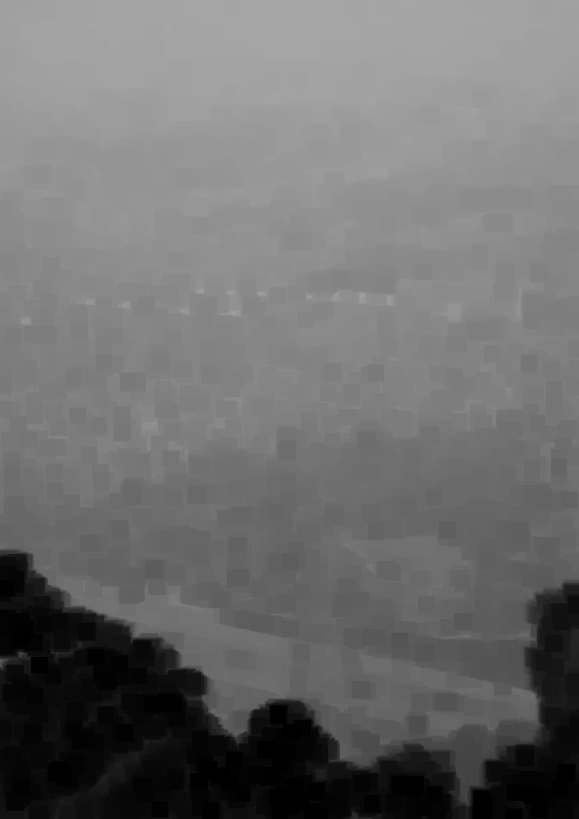
#> input picture darktest.jpg, 579 x 819 px
$ python our_impl_old.py darktest.jpg   (older library calls are emulated)
#> lines starting #> are read from the running program, lines starting #| are printed output that depends on the picture
import numpy as np
import cv2
import sys
import heapq


def Guidedfilter(im,p,r,eps):
    mean_I = cv2.boxFilter(im,cv2.CV_64F,(r,r))
    mean_p = cv2.boxFilter(p, cv2.CV_64F,(r,r))
    mean_Ip = cv2.boxFilter(im*p,cv2.CV_64F,(r,r))
    cov_Ip = mean_Ip - mean_I*mean_p

    mean_II = cv2.boxFilter(im*im,cv2.CV_64F,(r,r))
    var_I   = mean_II - mean_I*mean_I

    a = cov_Ip/(var_I + eps)
    b = mean_p - a*mean_I

    mean_a = cv2.boxFilter(a,cv2.CV_64F,(r,r))
    mean_b = cv2.boxFilter(b,cv2.CV_64F,(r,r))

    q = mean_a*im + mean_b
    return q

def TransmissionRefine(im,et):
    gray = cv2.cvtColor(im,cv2.COLOR_BGR2GRAY)
    gray = np.float64(gray)/255
    r = 60
    eps = 0.0001
    t = Guidedfilter(gray,et,r,eps)

    return t

file_name = sys.argv[1]

src = cv2.imread(file_name, cv2.IMREAD_COLOR)
#> src is the input picture: shape (819, 579, 3); min 0, max 166, mean 109.7
I = src.astype("float64")/255

#print(I[500:550, 500:550, :])

(h, w, n_colors) = I.shape
#> h = 819; w = 579; n_colors = 3
dark = np.zeros([h, w])
PATCH_SIZE = 3 #must be an odd numebr

step = PATCH_SIZE // 2

num_pixels = h * w
#> num_pixels = 474201
topvalues = max(num_pixels // 10000, 10)
#> topvalues = 47

HEAP = []
for i in range(h):
	for j in range(w):
		left_limit = max(j - step, 0)
		right_limit = min(j + step, w-1)
		top_limit = max(i - step, 0)
		bottom_limit = min(i+step, h-1)
		B = I[top_limit:bottom_limit, left_limit:right_limit, 0]
		G = I[top_limit:bottom_limit, left_limit:right_limit, 1]
		R = I[top_limit:bottom_limit, left_limit:right_limit, 2]

		min_color = np.minimum(np.minimum(B, G), R)
		min_val = np.min(min_color)
		dark[i, j] = min_val
		if len(HEAP) == topvalues:
			if HEAP[0][0] < min_val:
				heapq.heappop(HEAP)
				heapq.heappush(HEAP, (min_val, i, j))
		else:
			heapq.heappush(HEAP, (min_val, i, j))


#ATM_LIGHT = max((sum(I[i, j, :]) for _, i, j in HEAP))
max_val = -1
#optimization: only need to check n/2 leaves, because leaves of a heap contain the max value
#ATM_LIGHT = np.zeros([1, 3])
for _, i, j in HEAP:
	sm = sum(I[i, j, :])
	if sm > max_val:
		max_val = sm
		ATM_LIGHT = I[i, j, :]
#> this loop made 47 passes
#> (i, j, max_val, ATM_LIGHT) on pass 1: (0, 281, 1.95, [0.651, 0.651, 0.651])
#> (i, j) on passes 2 to 7: (0, 282), (0, 283), (0, 288), (0, 284), (0, 292), (0, 286)
#> after the loop, max_val = 1.95


#transmission
omega = 0.75
temp_I = np.empty(I.shape,I.dtype)
for i in range(3):
	temp_I[:, :, i] = I[:, :, i]/ATM_LIGHT[i]
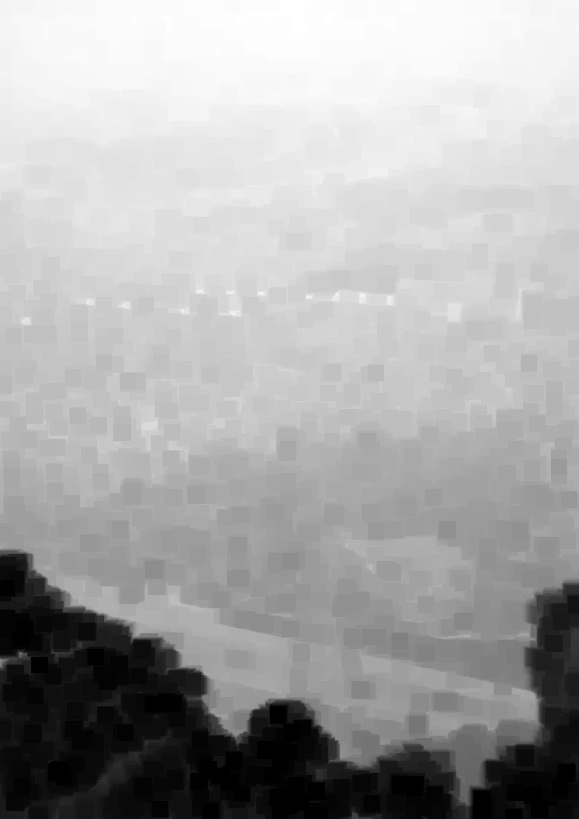
#> temp_I: shape (819, 579, 3) float64; min 0, max 1, mean 0.661

dark_trans = np.zeros([h, w])
for i in range(h):
	for j in range(w):
		left_limit = max(j - step, 0)
		right_limit = min(j + step, w-1)
		top_limit = max(i - step, 0)
		bottom_limit = min(i+step, h-1)
		B = temp_I[top_limit:bottom_limit, left_limit:right_limit, 0]
		G = temp_I[top_limit:bottom_limit, left_limit:right_limit, 1]
		R = temp_I[top_limit:bottom_limit, left_limit:right_limit, 2]

		min_color = np.minimum(np.minimum(B, G), R)
		min_val = np.min(min_color)
		dark_trans[i, j] = min_val

transmission = 1 - omega*dark_trans
t0 = 0.1
#ATM_LIGHT = np.array([ATM_LIGHT])

#scene_radiance = ( I - ATM_LIGHT ) / cv2.max(t0, transmission )  + ATM_LIGHT
transmission = TransmissionRefine(src, transmission)
#> in Guidedfilter, `var_I   = mean_II - mean_I*mean_I`:
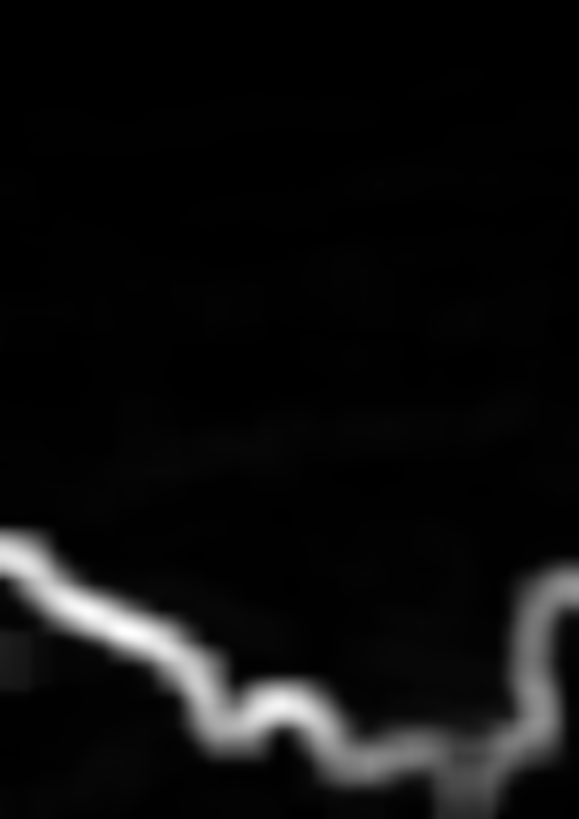
#> var_I: shape (819, 579) float64; min 1.19e-06, max 0.0319, mean 0.00179; drawn with min black and max white
#> in Guidedfilter, `mean_a = cv2.boxFilter(a,cv2.CV_64F,(r,r))`:
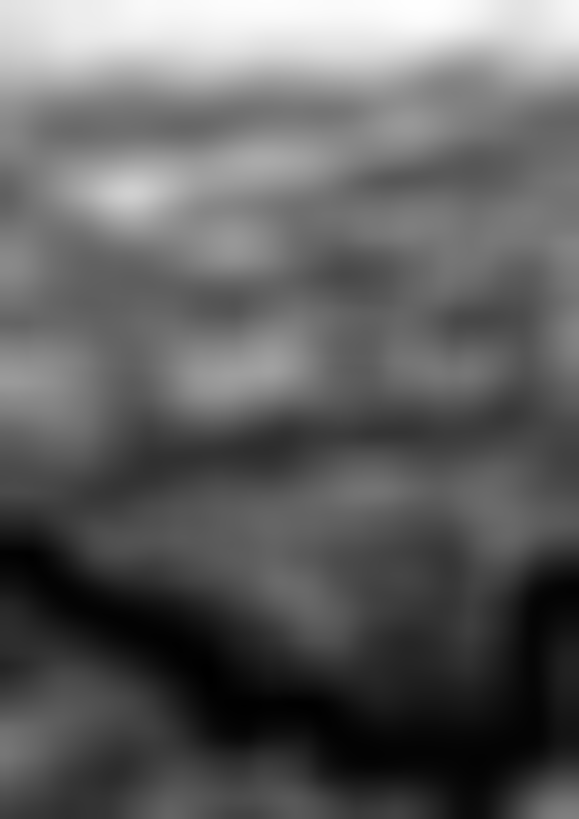
#> mean_a: shape (819, 579) float64; min -1.15, max -0.0272, mean -0.727; drawn with min black and max white
#> in Guidedfilter, `mean_b = cv2.boxFilter(b,cv2.CV_64F,(r,r))`:
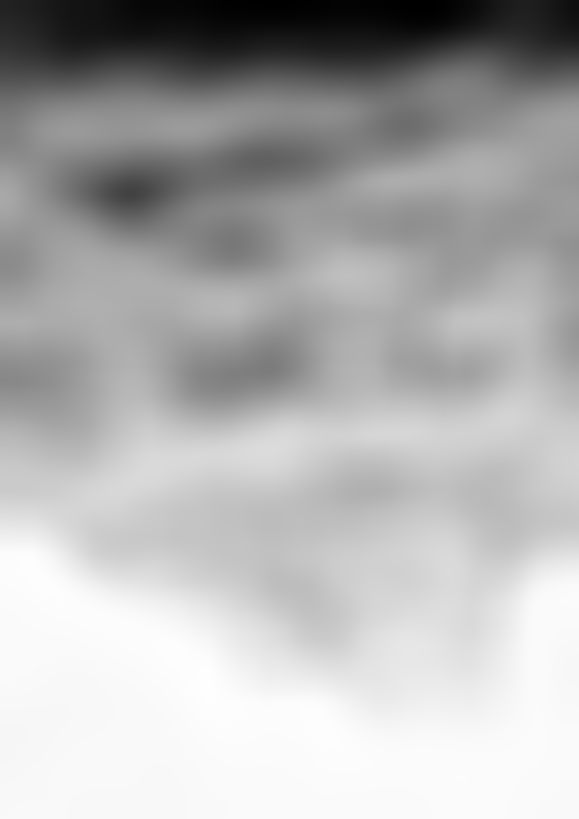
#> mean_b: shape (819, 579) float64; min 0.276, max 1.01, mean 0.786; drawn with min black and max white
#> in Guidedfilter, `q = mean_a*im + mean_b`:
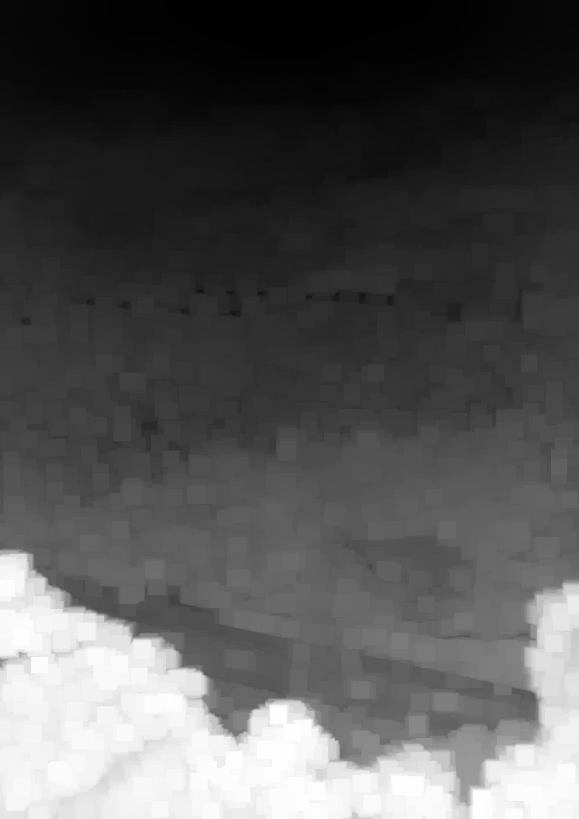
#> q: shape (819, 579) float64; min 0.253, max 1, mean 0.506; drawn with min black and max white

scene_radiance = np.empty(I.shape, I.dtype)
for i in range(0,3):
	scene_radiance[:,:,i] = (I[:,:,i]-ATM_LIGHT[i])/transmission + ATM_LIGHT[i]
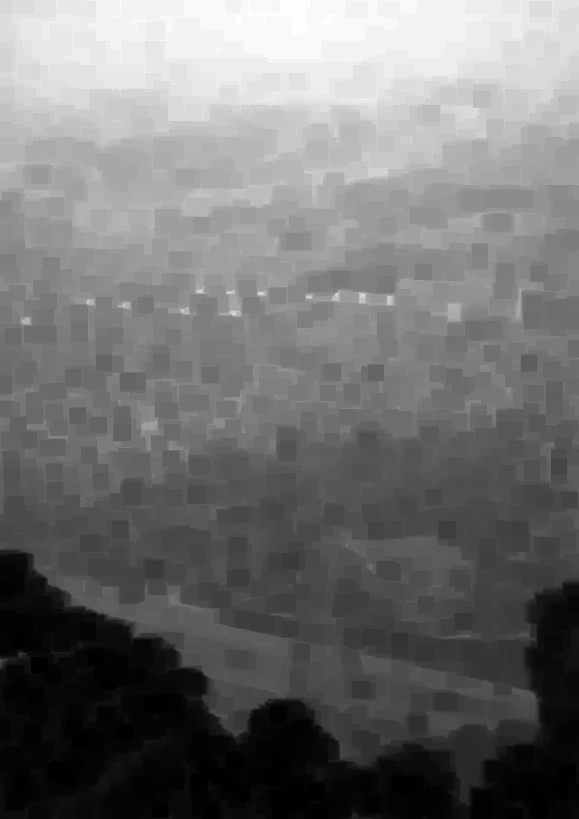
#> scene_radiance: shape (819, 579, 3) float64; min -0.00536, max 0.651, mean 0.287; drawn with min black and max white

scene_radiance_e = scene_radiance + 0.04
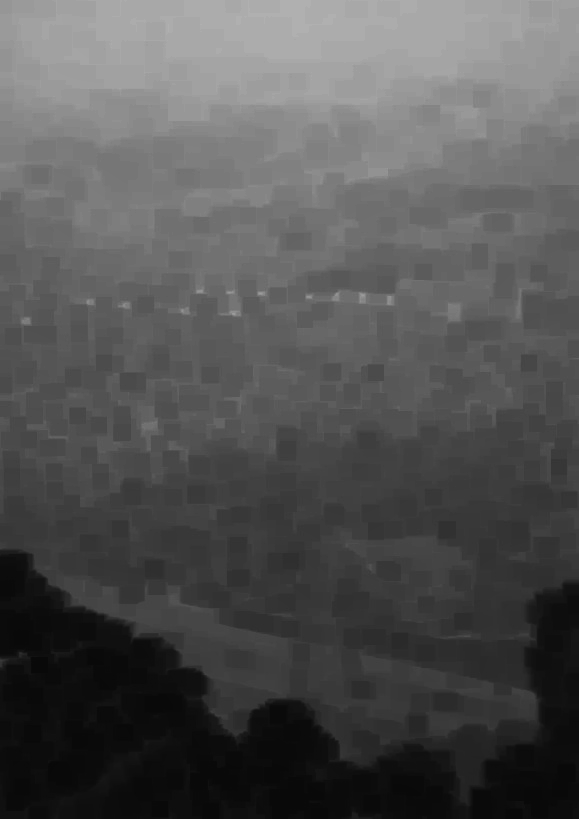
#> scene_radiance_e: shape (819, 579, 3) float64; min 0.0346, max 0.691, mean 0.327

cv2.imshow("scene_radiance_exposed", scene_radiance_e)
cv2.imwrite("scene_exposed_"+file_name, scene_radiance_e*255)

cv2.imshow("scene_radiance", scene_radiance)
cv2.imwrite("scene"+file_name, scene_radiance*255)


cv2.imshow("trans", transmission)
cv2.imwrite("trans"+file_name, transmission*255)


cv2.imwrite("dark"+file_name, dark*255)
cv2.imshow("dark", dark)

cv2.imshow(file_name, I)

cv2.waitKey()
